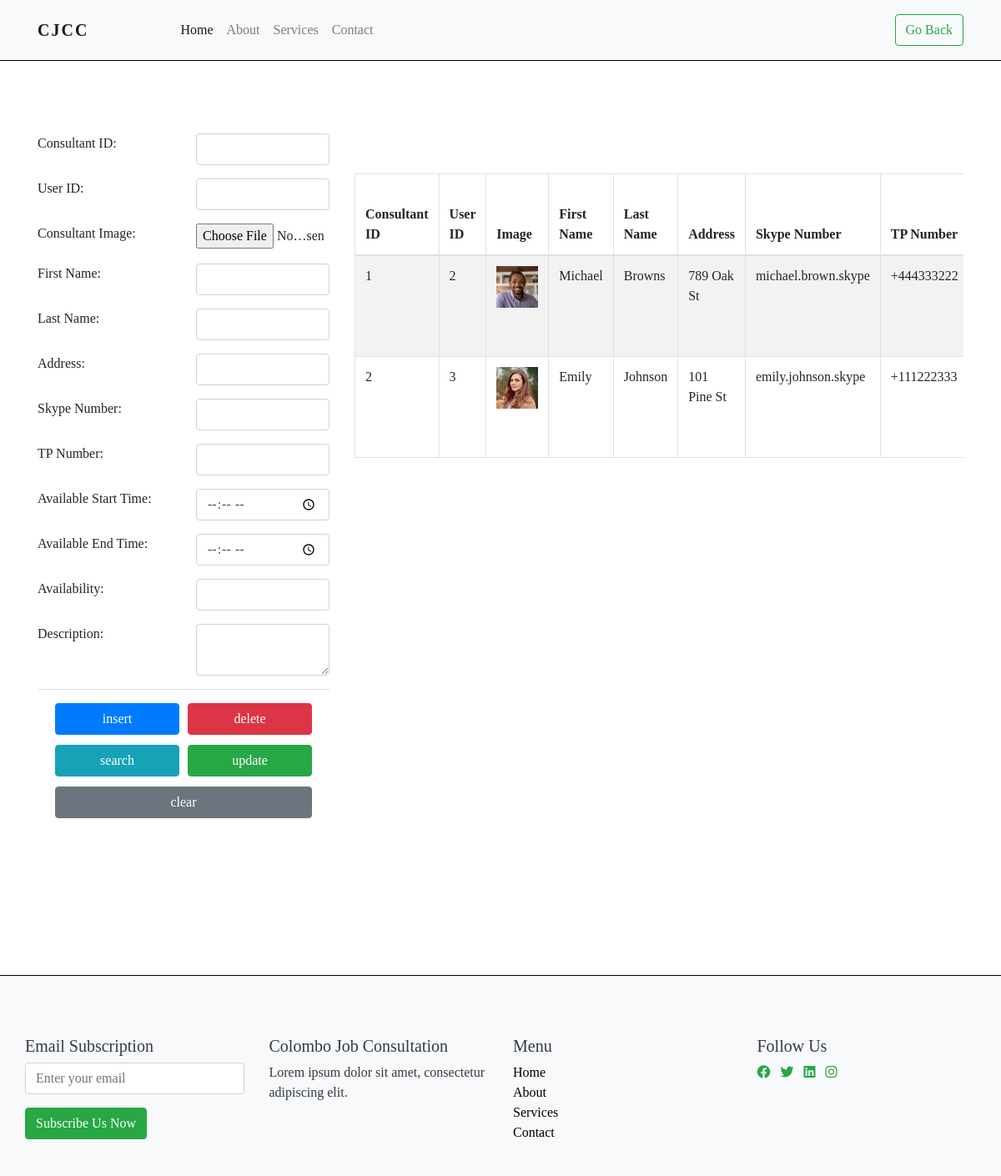
Screenshot of /admin_consultants_management.php with the database file from the repository.
### tables this page shows
CREATE TABLE `consultant` (
  `Con_ID` int(11) NOT NULL,
  `User_ID` int(11) NOT NULL,
  `Con_Img` varchar(255) DEFAULT NULL,
  `Con_First_Name` varchar(100) NOT NULL,
  `Con_Last_Name` varchar(100) NOT NULL,
  `Con_Address` varchar(255) DEFAULT NULL,
  `Con_Skype_No` varchar(100) DEFAULT NULL,
  `Con_TP_No` varchar(20) DEFAULT NULL,
  `Con_Avilable_Start_Time` time DEFAULT NULL,
  `Con_Avilable_End_Time` time DEFAULT NULL,
  `Con_Avilability` varchar(100) DEFAULT NULL,
  `Con_Status` varchar(20) DEFAULT NULL,
  `Con_Discription` text DEFAULT NULL
);

### admin/consultants.php (the view, shortened to what this page needs)
<div class="container">
<?php
    include(__DIR__ . '/../connect.php');
    $con_id = '';
    $user_id = '';
    $con_first_name = '';
    $con_last_name = '';
    $con_address = '';
    $con_skype_no = '';
    $con_tp_no = '';
    $con_start_time = '';
    $con_end_time = '';
    $con_availability = '';
    $con_description = '';
    ?>
    <div class="row">
        <div class="col-md-4">
            <form id="searchForm" method="POST">
                <div class="form-group">
                    <div class="row">
                        <div class="col-6"><label for="Con_ID">Consultant ID:</label></div>
                        <div class="col-6"><input type="text" class="form-control" id="Con_ID" name="Con_ID" value="<?php echo $con_id; ?>" required></div>
                    </div>
                </div>
                <div class="form-group">
                    <div class="row">
                        <div class="col-6"><label for="User_ID">User ID:</label></div>
                        <div class="col-6"><input type="text" class="form-control" id="User_ID" name="User_ID" value="<?php echo $user_id; ?>"></div>
                    </div>
                </div>
                <div class="form-group">
                    <div class="row">
                    <div class="col-6"><label for="Con_Img">Consultant Image:</label></div>
                    <div class="col-6"><input type="file" class="form-control-file" id="Con_Img" name="Con_Img"></div>
                    </div>
                </div>
                <div class="form-group">
                    <div class="row">
                        <div class="col-6"><label for="Con_First_Name">First Name:</label></div>
                        <div class="col-6"><input type="text" class="form-control" id="Con_First_Name" name="Con_First_Name" value="<?php echo $con_first_name; ?>"></div>
                    </div>
                </div>
                <div class="form-group">
                    <div class="row">
                        <div class="col-6"><label for="Con_Last_Name">Last Name:</label></div>
                        <div class="col-6"><input type="text" class="form-control" id="Con_Last_Name" name="Con_Last_Name" value="<?php echo $con_last_name; ?>"></div>
                    </div>
                </div>
                <div class="form-group">
                    <div class="row">
                        <div class="col-6"><label for="Con_Address">Address:</label></div>
                        <div class="col-6"><input type="text" class="form-control" id="Con_Address" name="Con_Address" value="<?php echo $con_address; ?>"></div>
                    </div>
                </div>
                <div class="form-group">
                    <div class="row">
                        <div class="col-6"><label for="Con_Skype_No">Skype Number:</label></div>
                        <div class="col-6"><input type="text" class="form-control" id="Con_Skype_No" name="Con_Skype_No" value="<?php echo $con_skype_no; ?>"></div>
                    </div>
                </div>
                <div class="form-group">
                    <div class="row">
                        <div class="col-6"><label for="Con_TP_No">TP Number:</label></div>
                        <div class="col-6"><input type="text" class="form-control" id="Con_TP_No" name="Con_TP_No" value="<?php echo $con_tp_no; ?>"></div>
                    </div>
                </div>
                <div class="form-group">
                    <div class="row">
                        <div class="col-6"><label for="Con_Avilable_Start_Time">Available Start Time:</label></div>
                        <div class="col-6"><input type="time" class="form-control" id="Con_Avilable_Start_Time" name="Con_Avilable_Start_Time" value="<?php echo $con_start_time; ?>"></div>
                    </div>
                </div>
                <div class="form-group">
                    <div class="row">
                        <div class="col-6"><label for="Con_Avilable_End_Time">Available End Time:</label></div>
                        <div class="col-6"><input type="time" class="form-control" id="Con_Avilable_End_Time" name="Con_Avilable_End_Time" value="<?php echo $con_end_time; ?>"></div>
                    </div>
                </div>
                <div class="form-group">
                    <div class="row">
                        <div class="col-6"><label for="Con_Avilability">Availability:</label></div>
                        <div class="col-6"><input type="text" class="form-control" id="Con_Avilability" name="Con_Avilability" value="<?php echo $con_availability; ?>"></div>
                    </div>
                </div>
                <div class="form-group">
                    <div class="row">
                        <div class="col-6"><label for="Con_Discription">Description:</label></div>
                        <div class="col-6"> <textarea class="form-control" id="Con_Discription" name="Con_Discription"><?php echo $con_description; ?></textarea></div>
                    </div>
                </div>
                <div class="modal-footer">
                    <div class="container-fluid button-container-custom">
                        <div class="row">
                            <div class="col-6"><input style="width:100%" type="submit" class="btn btn-primary" name="action" value="insert"></div>
                            <div class="col-6"><input style="width:100%" type="submit" class="btn btn-danger" name="action" value="delete"></div>
                        </div>
                        <div class="row">
                            <div class="col-6"><input style="width:100%" type="submit" class="btn btn-info" name="action" value="search"></div>
                            <div class="col-6"><input style="width:100%" type="submit" class="btn btn-success" name="action" value="update"></div>
                        </div>
                        <div class="row">
                            <div class="col-12"><input style="width:100%" type="button" class="btn btn-secondary" onclick="clearForm()" value="clear"></div>
                        </div>
                    </div>
                </div>
            </form>
        </div>
        <div class="col-md-8">
            <?php
            $result = $conn->query("SELECT * FROM Consultant");
            if ($result->num_rows > 0) {
            ?>
                <div class="table-responsive mt-5">
                    <table class="table table-striped table-bordered table-hover">
                        <thead>
                            <tr>
                                <th>Consultant ID</th>
                                <th>User ID</th>
                                <th>Image</th>
                                <th>First Name</th>
                                <th>Last Name</th>
                                <th>Address</th>
                                <th>Skype Number</th>
                                <th>TP Number</th>
                            </tr>
                        </thead>
                        <tbody>
                            <?php
                            while ($row = $result->fetch_assoc()) {
                            ?>
                                <tr>
                                    <td><?php echo $row['Con_ID']; ?></td>
                                    <td><?php echo $row['User_ID']; ?></td>
                                    <td>
                                        <img src="<?php echo $row['Con_Img']; ?>" alt="Consultant Image" width="50">
                                    </td>
                                    <td><?php echo $row['Con_First_Name']; ?></td>
                                    <td><?php echo $row['Con_Last_Name']; ?></td>
                                    <td><?php echo $row['Con_Address']; ?></td>
                                    <td><?php echo $row['Con_Skype_No']; ?></td>
                                    <td><?php echo $row['Con_TP_No']; ?></td>
                                </tr>
                            <?php
                            }
                            ?>
                        </tbody>
                    </table>
                </div>
            <?php
            } else {
                echo "<div class='alert alert-info mt-5'>No consultants found</div>";
            }
            ?>
        </div>
    </div>
</div>

### css/style.css (style rules this page uses)
* { border: 0; padding: 0; }
body { padding: 0; order: 0; font-family: poppins; }
.table-responsive.mt-5 { max-height: 800px; }

### admin/consultants.php (style rules this page uses)
.button-container-custom .row { margin-bottom: 12px; }
.button-container-custom .row .col-6 { padding: 0 5px; }
.button-container-custom .row .col-12 { padding: 0 5px !important; }

### rows the page displays
consultant: Con_ID "1", User_ID "2", Con_Img (picture), Con_First_Name "Michael", Con_Last_Name "Browns", Con_Address "789 Oak St", Con_Skype_No "michael.brown.skype", Con_TP_No "+444333222"
consultant: Con_ID "2", User_ID "3", Con_Img (picture), Con_First_Name "Emily", Con_Last_Name "Johnson", Con_Address "101 Pine St", Con_Skype_No "emily.johnson.skype", Con_TP_No "+111222333"
